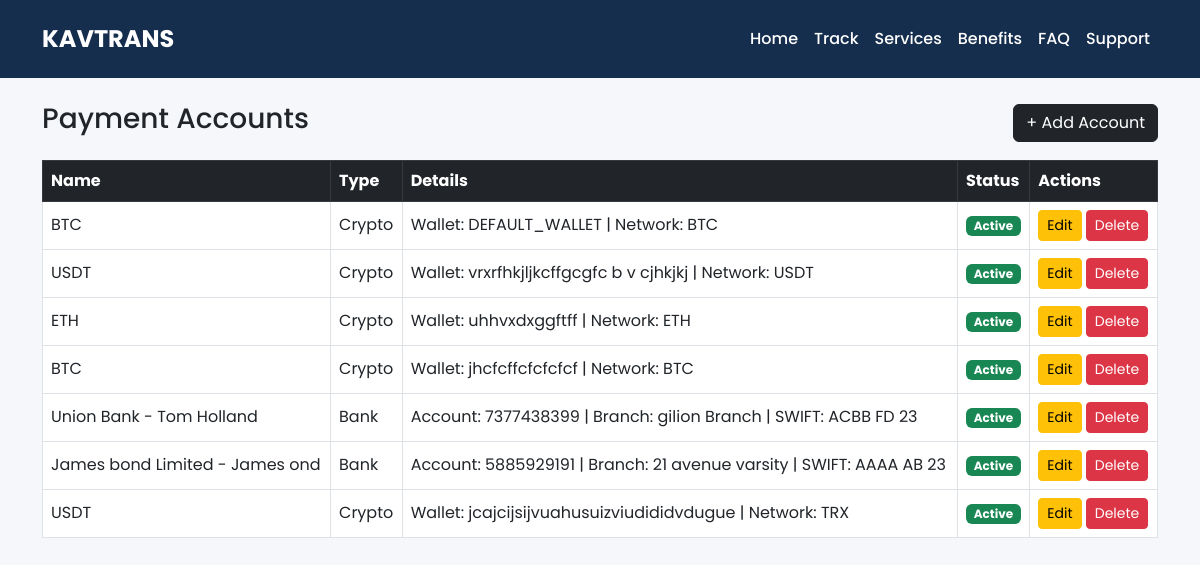
The page /dashboard/payment-accounts/ (signed in) on the database as committed earlier.
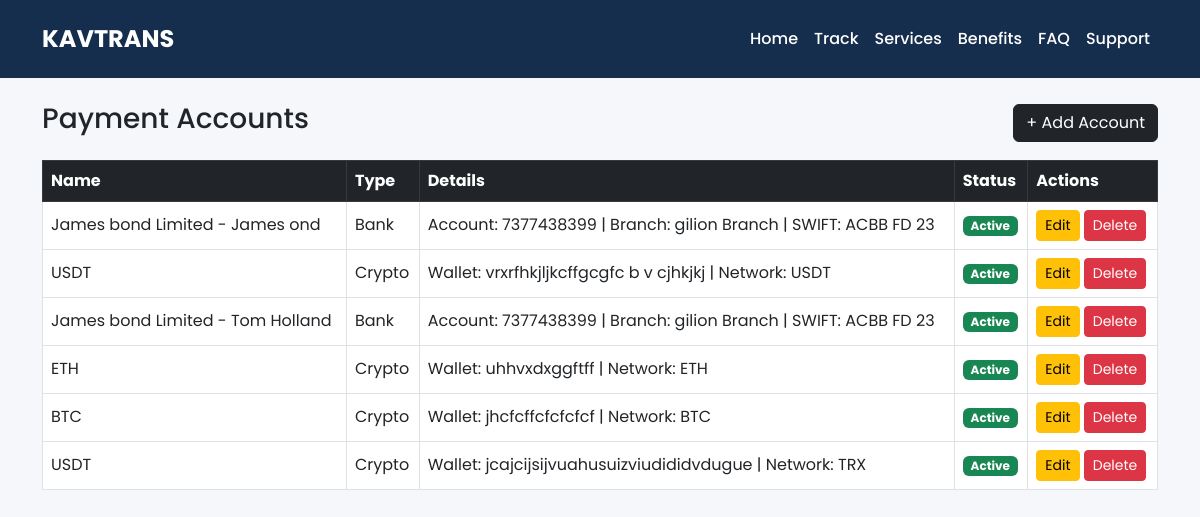
The same page on the database as committed later.
### core/models.py (models this page shows, shortened)
class CryptoWallet(models.Model):
    CURRENCY_CHOICES = [
        ('BTC','Bitcoin'),
        ('ETH','Ethereum'),
        ('USDT','USDT'),
        ('TRON','TRON')
    ]
    currency = models.CharField(max_length=10, choices=CURRENCY_CHOICES)
    wallet_address = models.CharField(max_length=200)
    network = models.CharField(max_length=50, blank=True)
    notes = models.TextField(blank=True)
    is_active = models.BooleanField(default=True)

### dashboard/views.py (the view, shortened to what this page needs)
# urls.py: path("payment-accounts/", views.payment_accounts, name="payment_accounts"),
@login_required(login_url="admin_login")
def payment_accounts(request):
    bank_accounts = BankAccount.objects.all()
    crypto_accounts = CryptoWallet.objects.all()
    paypal_accounts = PayPalAccount.objects.all()
    accounts = []
    for acc in bank_accounts:
        accounts.append({
            "id": acc.id,
            "name": f"{acc.bank_name} - {acc.account_name}",
            "account_type": "bank",
            "details": f"Account: {acc.account_number} | Branch: {acc.branch} | SWIFT: {acc.swift_code}",
            "is_active": acc.is_active
        })
    for acc in crypto_accounts:
        accounts.append({
            "id": acc.id,
            "name": acc.currency,
            "account_type": "crypto",
            "details": f"Wallet: {acc.wallet_address} | Network: {acc.network or 'N/A'}",
            "is_active": acc.is_active
        })
    accounts.sort(key=lambda x: x["id"], reverse=True)
    return render(request, "dashboard/payment_accounts.html", {"accounts": accounts})

### templates/dashboard/payment_accounts.html
{% extends "dashboard/dashboard_base.html" %}
{% block content %}
<div class="container mt-4">
    <div class="d-flex justify-content-between align-items-center mb-3">
        <h3>Payment Accounts</h3>
        <a href="{% url 'add_payment_account' %}" class="btn btn-dark">+ Add Account</a>
    </div>
    <table class="table table-bordered bg-white table-hover align-middle">
        <thead class="table-dark">
            <tr>
                <th>Name</th>
                <th>Type</th>
                <th>Details</th>
                <th>Status</th>
                <th>Actions</th>
            </tr>
        </thead>
        <tbody>
            {% for acc in accounts %}
            <tr>
                <td>{{ acc.name }}</td>
                <td>{{ acc.account_type|title }}</td>
                <td>{{ acc.details|truncatechars:80 }}</td>
                <td>
                    {% if acc.is_active %}
                        <span class="badge bg-success">Active</span>
                    {% else %}
                        <span class="badge bg-secondary">Inactive</span>
                    {% endif %}
                </td>
                <td>
                    <a href="{% url 'edit_payment_account' acc.account_type acc.id %}" class="btn btn-sm btn-warning">Edit</a>
                    <a href="{% url 'delete_payment_account' acc.account_type acc.id %}" class="btn btn-sm btn-danger" onclick="return confirm('Delete this account?')">Delete</a>
                </td>
            </tr>
            {% empty %}
            <tr>
                <td colspan="5" class="text-center">No accounts yet</td>
            </tr>
            {% endfor %}
        </tbody>
    </table>
</div>
{% endblock %}

Rows that differ between the two databases and show on the page:
removed CryptoWallet: name "BTC"
Other text that changed with them:
new list line: "James bond Limited - James ond Bank Account: 7377438399 | Branch: gilion Branch | SWIFT: ACBB FD 23 Active Edit Delete"
new list line: "James bond Limited - Tom Holland Bank Account: 7377438399 | Branch: gilion Branch | SWIFT: ACBB FD 23 Active Edit Delete"
list line gone: "Crypto Wallet: DEFAULT_WALLET | Network: BTC Active Edit Delete"
list line gone: "Union Bank - Tom Holland Bank Account: 7377438399 | Branch: gilion Branch | SWIFT: ACBB FD 23 Active Edit Delete"
list line gone: "James bond Limited - James ond Bank Account: 5885929191 | Branch: 21 avenue varsity | SWIFT: AAAA AB 23 Active Edit Delete"
